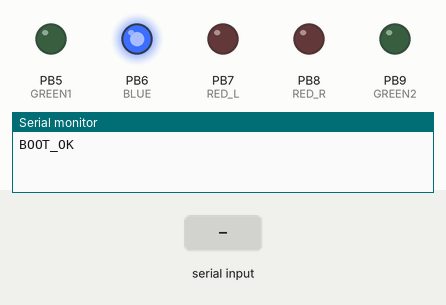
Recording of a program running on a simulated STM32 Blue Pill. Parts: output pins drawn as LEDs (lit = HIGH), the last lines printed to the serial monitor. Inputs (shaded band) come from the test bench.

Above: at 1.2 s.
1.3 s: "1\n" received over Serial
At 2.0 s:
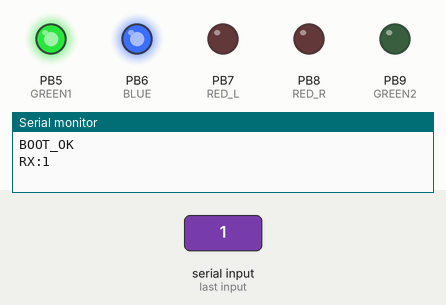
2.8 s: "A\n" received over the second serial link
At 3.2 s:
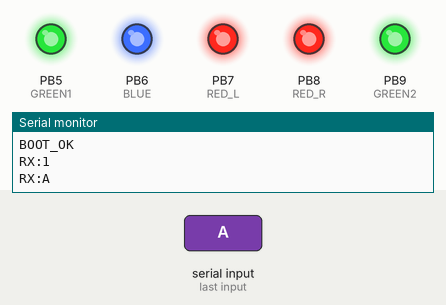
4.3 s: "O\n" received over Serial
At 5.5 s:
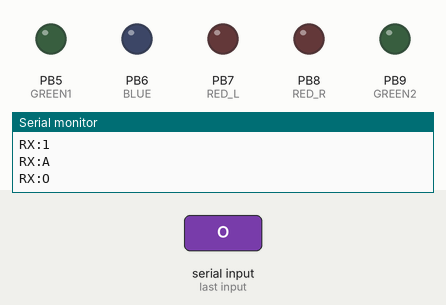
5.8 s: "2\n" received over the second serial link
At 6.7 s:
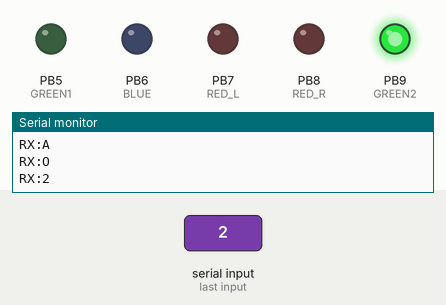
7.3 s: "3\n" received over Serial
At 7.8 s:
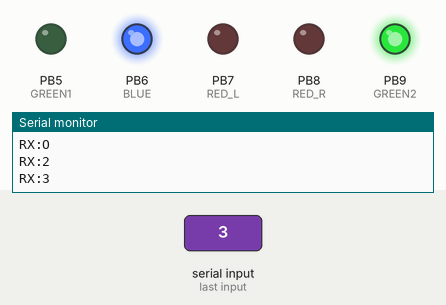
8.8 s: "4\n" received over the second serial link
At 10.2 s:
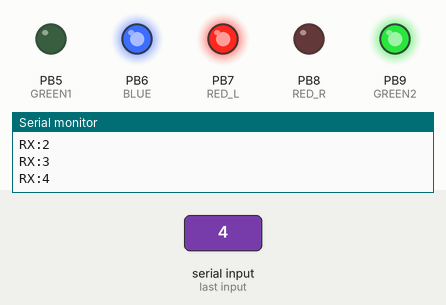
Timing chart, 0 to 11.3 s (numbered marks = the images above; inputs shaded):
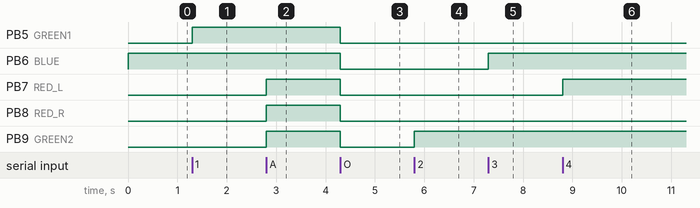

Measured:
- after the input at 1.3 s, PB5 (GREEN1): LOW → HIGH at once
- after the input at 2.8 s, PB7 (RED_L), PB8 (RED_R), PB9 (GREEN2): LOW → HIGH at once
- after the input at 4.3 s, PB5 (GREEN1), PB6 (BLUE), PB7 (RED_L), PB8 (RED_R), PB9 (GREEN2): HIGH → LOW at once
- after the input at 5.8 s, PB9 (GREEN2): LOW → HIGH at once
- after the input at 7.3 s, PB6 (BLUE): LOW → HIGH at once
- after the input at 8.8 s, PB7 (RED_L): LOW → HIGH at once

The program:

main.cpp
```cpp
/*
 * ============================================================================
 *  PROVEN WORKING UART & LED DIAGNOSTIC FIRMWARE FOR STM32 BLUE PILL
 * ============================================================================
 *  Based directly on the known-working dj.ino implementation from 05-Sep:
 *  - Dual initialization of Serial1 AND Serial at 9600 baud.
 *  - Default STM32duino pin bindings (no setRx/setTx overrides).
 *  - Dual-port reception and dual-port ACK so that regardless of Arduino IDE
 *    menu settings (Generic Serial vs CDC), PA10/PA9 communication works.
 *
 *  HARDWARE WIRING:
 *    BLE TXD  ──→  STM32 PA10 (USART1 RX)
 *    BLE RXD  ──→  STM32 PA9  (USART1 TX)
 *    PB5      ──→  220Ω ──→ GREEN1 LED ──→ GND
 *    PB9      ──→  220Ω ──→ GREEN2 LED ──→ GND
 *    PB6      ──→  220Ω ──→ BLUE LED   ──→ GND
 *    PB7      ──→  220Ω ──→ RED_L LED  ──→ GND
 *    PB8      ──→  220Ω ──→ RED_R LED  ──→ GND
 * ============================================================================
 */

#include <Arduino.h>

#define GREEN1 PB5
#define GREEN2 PB9
#define BLUE   PB6
#define RED_L  PB7
#define RED_R  PB8

// Current states
bool state_g1  = false;
bool state_g2  = false;
bool state_b   = true;  // Blue starts ON
bool state_rl  = false;
bool state_rr  = false;

void sendAck(const char* msg) {
  Serial1.println(msg);
  Serial.println(msg);
}

void applyLeds() {
  digitalWrite(GREEN1, state_g1 ? HIGH : LOW);
  digitalWrite(GREEN2, state_g2 ? HIGH : LOW);
  digitalWrite(BLUE,   state_b  ? HIGH : LOW);
  digitalWrite(RED_L,  state_rl ? HIGH : LOW);
  digitalWrite(RED_R,  state_rr ? HIGH : LOW);
}

void handleCommand(char c) {
  if (c == '\r' || c == '\n' || c == ' ') return;

  char cmd = toupper(c);

  switch (cmd) {
    case '1': // PB5 (Green 1)
      state_g1 = !state_g1;
      digitalWrite(GREEN1, state_g1 ? HIGH : LOW);
      sendAck("RX:1");
      break;

    case '2': // PB9 (Green 2)
      state_g2 = !state_g2;
      digitalWrite(GREEN2, state_g2 ? HIGH : LOW);
      sendAck("RX:2");
      break;

    case '3': // PB6 (Blue)
      state_b = !state_b;
      digitalWrite(BLUE, state_b ? HIGH : LOW);
      sendAck("RX:3");
      break;

    case '4': // PB7 (Red Left)
      state_rl = !state_rl;
      digitalWrite(RED_L, state_rl ? HIGH : LOW);
      sendAck("RX:4");
      break;

    case '5': // PB8 (Red Right)
      state_rr = !state_rr;
      digitalWrite(RED_R, state_rr ? HIGH : LOW);
      sendAck("RX:5");
      break;

    case 'A': // All LEDs ON
      state_g1 = state_g2 = state_b = state_rl = state_rr = true;
      applyLeds();
      sendAck("RX:A");
      break;

    case 'O': // All LEDs OFF
      state_g1 = state_g2 = state_b = state_rl = state_rr = false;
      applyLeds();
      sendAck("RX:O");
      break;

    case 'S': // Standby (PB6 Blue ON)
      state_g1 = state_g2 = state_rl = state_rr = false;
      state_b = true;
      applyLeds();
      sendAck("RX:S");
      break;

    default:
      Serial1.print("RX:");
      Serial1.println(cmd);
      Serial.print("RX:");
      Serial.println(cmd);
      break;
  }
}

void setup() {
  // Configure LED pins
  pinMode(GREEN1, OUTPUT);
  pinMode(GREEN2, OUTPUT);
  pinMode(BLUE,   OUTPUT);
  pinMode(RED_L,  OUTPUT);
  pinMode(RED_R,  OUTPUT);

  // Initial state: Blue ON, others OFF
  state_g1 = state_g2 = state_rl = state_rr = false;
  state_b = true;
  applyLeds();

  // EXACT known-working initialization from dj.ino
  Serial1.begin(9600);
  Serial.begin(9600);

  sendAck("BOOT_OK");
}

void loop() {
  // Check Serial1 first (PA10/PA9 USART1)
  if (Serial1.available()) {
    char c = Serial1.read();
    handleCommand(c);
  }
  // Also check Serial (if core mapped generic Serial to PA10/PA9)
  else if (Serial.available()) {
    char c = Serial.read();
    handleCommand(c);
  }
}
```
